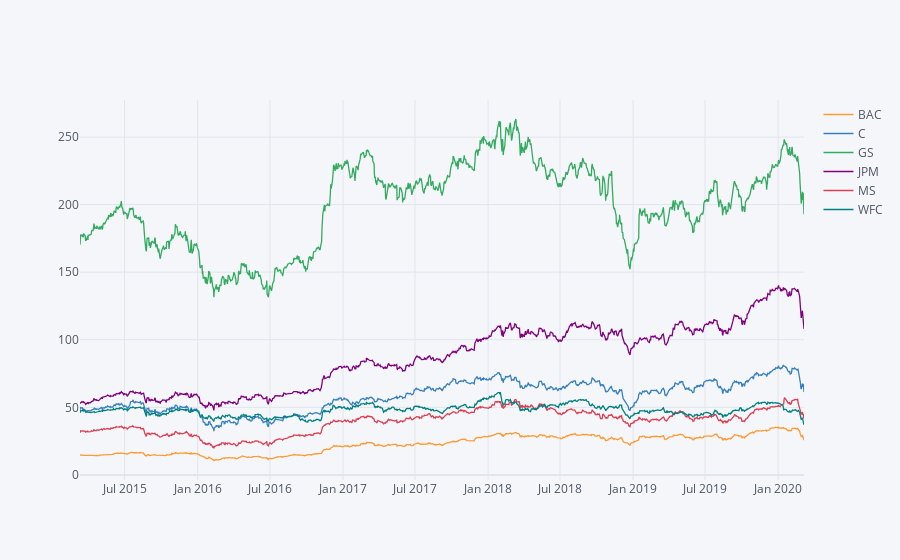

The code cell stored with this chart in its notebook:
### Code cell
# plotly
bank_stocks.xs(key='Close',axis=1,level='Stock Info').iplot()

### Figure 1 — Plotly figure (JSON) as saved in the notebook; plotly's stock layout.template omitted (floating-point values rounded to 4 significant figures; data arrays with more than 128 entries replaced by an {"elided": "..."} marker saying what was removed)
{"data": [{"line": {"color": "rgba(255, 153, 51, 1.0)", "dash": "solid", "shape": "linear", "width": 1.3}, "mode": "lines", "name": "BAC", "text": "", "type": "scatter", "x": {"elided": "1257 str values"}, "y": {"elided": "1257 float values"}}, {"line": {"color": "rgba(55, 128, 191, 1.0)", "dash": "solid", "shape": "linear", "width": 1.3}, "mode": "lines", "name": "C", "text": "", "type": "scatter", "x": {"elided": "1257 str values"}, "y": {"elided": "1257 float values"}}, {"line": {"color": "rgba(50, 171, 96, 1.0)", "dash": "solid", "shape": "linear", "width": 1.3}, "mode": "lines", "name": "GS", "text": "", "type": "scatter", "x": {"elided": "1257 str values"}, "y": {"elided": "1257 float values"}}, {"line": {"color": "rgba(128, 0, 128, 1.0)", "dash": "solid", "shape": "linear", "width": 1.3}, "mode": "lines", "name": "JPM", "text": "", "type": "scatter", "x": {"elided": "1257 str values"}, "y": {"elided": "1257 float values"}}, {"line": {"color": "rgba(219, 64, 82, 1.0)", "dash": "solid", "shape": "linear", "width": 1.3}, "mode": "lines", "name": "MS", "text": "", "type": "scatter", "x": {"elided": "1257 str values"}, "y": {"elided": "1257 float values"}}, {"line": {"color": "rgba(0, 128, 128, 1.0)", "dash": "solid", "shape": "linear", "width": 1.3}, "mode": "lines", "name": "WFC", "text": "", "type": "scatter", "x": {"elided": "1257 str values"}, "y": {"elided": "1257 float values"}}], "layout": {"legend": {"bgcolor": "#F5F6F9", "font": {"color": "#4D5663"}}, "paper_bgcolor": "#F5F6F9", "plot_bgcolor": "#F5F6F9", "title": {"font": {"color": "#4D5663"}}, "xaxis": {"gridcolor": "#E1E5ED", "showgrid": true, "tickfont": {"color": "#4D5663"}, "title": {"font": {"color": "#4D5663"}, "text": ""}, "zerolinecolor": "#E1E5ED"}, "yaxis": {"gridcolor": "#E1E5ED", "showgrid": true, "tickfont": {"color": "#4D5663"}, "title": {"font": {"color": "#4D5663"}, "text": ""}, "zerolinecolor": "#E1E5ED"}}}
